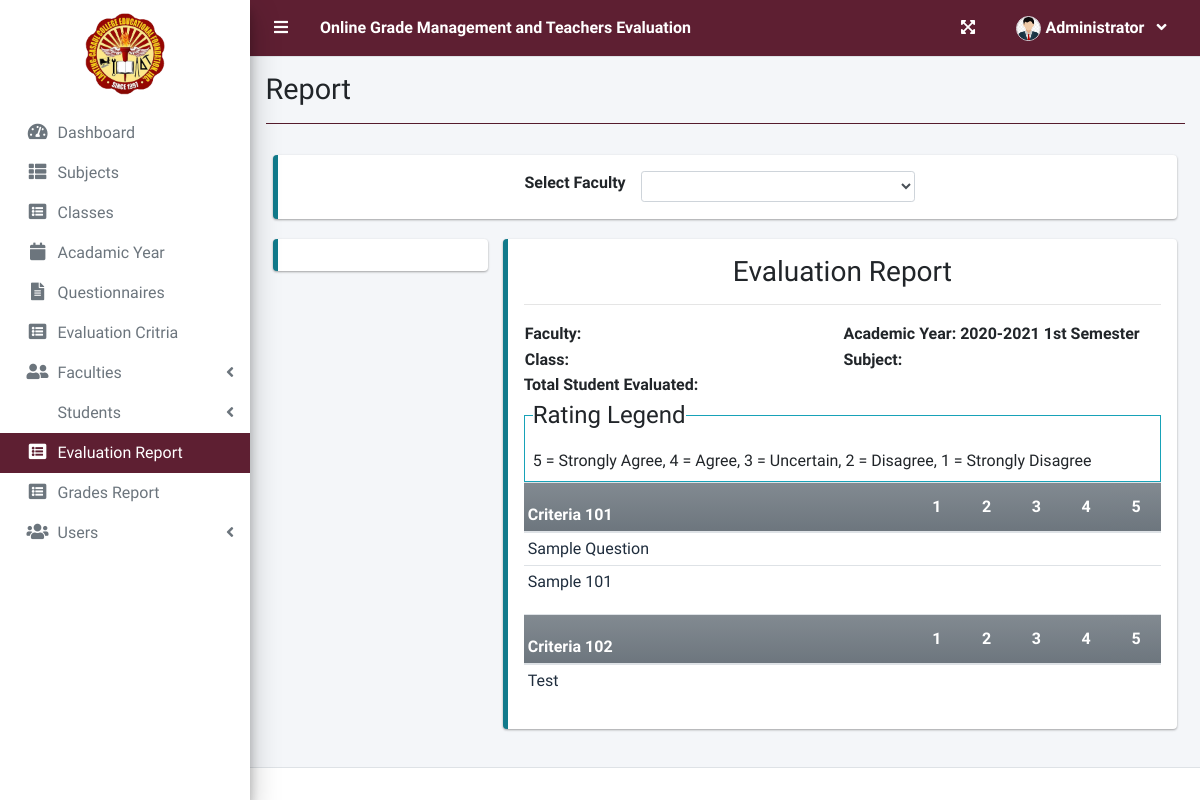
The page /index.php?page=report (signed in) on the database its author committed.
### tables this page shows
CREATE TABLE `criteria_list` (
  `id` int(30) NOT NULL,
  `criteria` text NOT NULL,
  `order_by` int(30) NOT NULL
);

CREATE TABLE `question_list` (
  `id` int(30) NOT NULL,
  `academic_id` int(30) NOT NULL,
  `question` text NOT NULL,
  `order_by` int(30) NOT NULL,
  `criteria_id` int(30) NOT NULL
);

### admin/report.php (the view, shortened to what this page needs)
<?php $faculty_id = isset($_GET['fid']) ? $_GET['fid'] : '' ; ?>
<?php
function ordinal_suffix($num){
    $num = $num % 100;
    if($num < 11 || $num > 13){
         switch($num % 10){
            case 1: return $num.'st';
        }
    }
    return $num.'th';
}
?>
<div class="col-lg-12">
	<div class="callout callout-info">
		<div class="d-flex w-100 justify-content-center align-items-center">
			<label for="faculty">Select Faculty</label>
			<div class=" mx-2 col-md-4">
			<select name="" id="faculty_id" class="form-control form-control-sm select2">
				<option value=""></option>
				<?php
				$faculty = $conn->query("SELECT *,concat(firstname,' ',lastname) as name FROM faculty_list order by concat(firstname,' ',lastname) asc");
				while($row=$faculty->fetch_assoc()):
				?>
				<option value="<?php echo $row['id'] ?>" <?php echo isset($faculty_id) && $faculty_id == $row['id'] ? "selected" : "" ?>><?php echo ucwords($row['name']) ?></option>
				<?php endwhile; ?>
			</select>
			</div>
		</div>
	</div>
	<div class="row">
	</div>
	<div class="row">
		<div class="col-md-3">
			<div class="callout callout-info">
			</div>
		</div>
		<div class="col-md-9">
			<div class="callout callout-info" id="printable">
			<div>
			<h3 class="text-center">Evaluation Report</h3>
			<hr>
			<table width="100%">
					<tr>
						<td width="50%"><p><b>Faculty: <span id="fname"></span></b></p></td>
						<td width="50%"><p><b>Academic Year: <span id="ay"><?php echo $_SESSION['academic']['year'].' '.(ordinal_suffix($_SESSION['academic']['semester'])) ?> Semester</span></b></p></td>
					</tr>
					<tr>
						<td width="50%"><p><b>Class: <span id="classField"></span></b></p></td>
						<td width="50%"><p><b>Subject: <span id="subjectField"></span></b></p></td>
					</tr>
			</table>
				<p class=""><b>Total Student Evaluated: <span id="tse"></span></b></p>
			</div>
				<fieldset class="border border-info p-2 w-100">
				   <legend  class="w-auto">Rating Legend</legend>
				   <p>5 = Strongly Agree, 4 = Agree, 3 = Uncertain, 2 = Disagree, 1 = Strongly Disagree</p>
				</fieldset>
				<?php
						$criteria = $conn->query("SELECT * FROM criteria_list where id in (SELECT criteria_id FROM question_list where academic_id = {$_SESSION['academic']['id']} ) order by abs(order_by) asc ");
						while($crow = $criteria->fetch_assoc()):
					?>
					<table class="table table-condensed wborder">
						<thead>
							<tr class="bg-gradient-secondary">
								<th class=" p-1"><b><?php echo $crow['criteria'] ?></b></th>
								<th width="5%" class="text-center">1</th>
								<th width="5%" class="text-center">2</th>
								<th width="5%" class="text-center">3</th>
								<th width="5%" class="text-center">4</th>
								<th width="5%" class="text-center">5</th>
							</tr>
						</thead>
						<tbody class="tr-sortable">
							<?php
							$questions = $conn->query("SELECT * FROM question_list where criteria_id = {$crow['id']} and academic_id = {$_SESSION['academic']['id']} order by abs(order_by) asc ");
							while($row=$questions->fetch_assoc()):
							?>
							<tr class="bg-white">
								<td class="p-1" width="40%">
									<?php echo $row['question'] ?>
								</td>
								<?php for($c=1;$c<=5;$c++): ?>
								<td class="text-center">
			                      </div>
								</td>
								<?php endfor; ?>
							</tr>
							<?php endwhile; ?>
						</tbody>
					</table>
					<?php endwhile; ?>

### rows shown on the page
criteria_list: criteria "Criteria 101"
question_list: question "Sample Question"
question_list: question "Sample 101"
criteria_list: criteria "Criteria 102"
question_list: question "Test"

### other values the page prints
$_SESSION['login_firstname'] "Administrator"
$title "Report"
$_SESSION['academic']['year'] "2020-2021"
ordinal_suffix($_SESSION['academic']['semester']) "1st"
